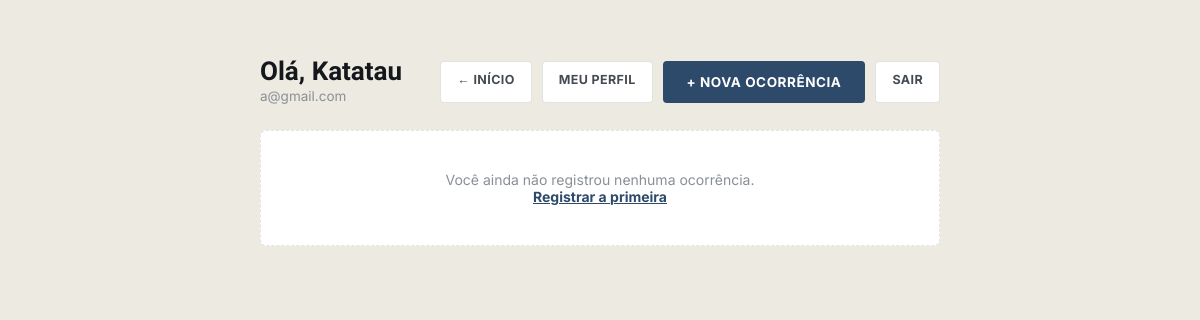
The page /php/painel.php (signed in) on the database as committed earlier.
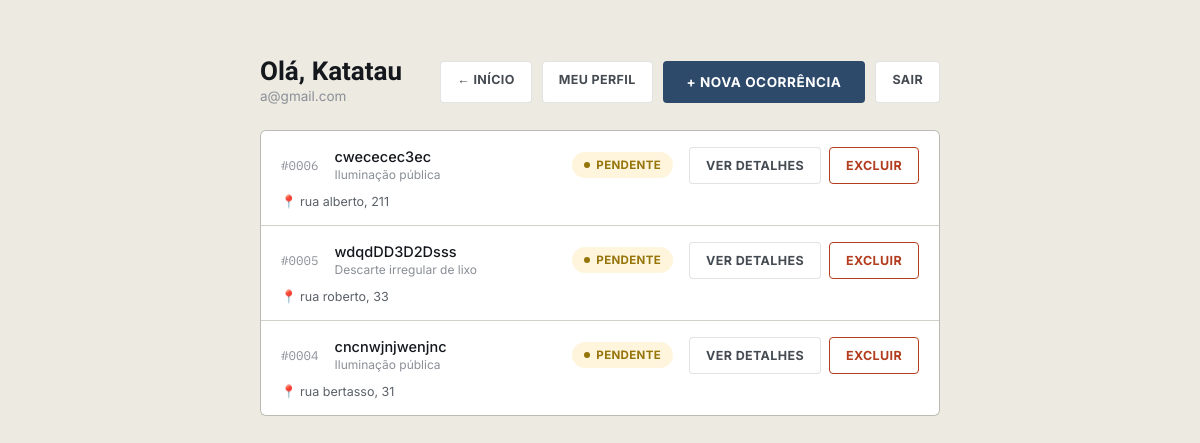
The same page on the database as committed later.
### tables this page shows
CREATE TABLE `ocorrencias` (
  `id` int(11) NOT NULL,
  `usuario_id` int(11) NOT NULL,
  `categoria` varchar(80) NOT NULL,
  `bairro` varchar(120) NOT NULL,
  `endereco` varchar(200) NOT NULL,
  `descricao` text NOT NULL,
  `foto_path` varchar(255) DEFAULT NULL,
  `status` enum('pendente','em_analise','resolvido') NOT NULL DEFAULT 'pendente',
  `recado_adm` text DEFAULT NULL,
  `recado_atualizado_em` datetime DEFAULT NULL,
  `criado_em` datetime NOT NULL DEFAULT current_timestamp()
);

### php/painel.php (the view, shortened to what this page needs)
<?php
require __DIR__ . '/config.php';
$stmt = $pdo->prepare('SELECT id, categoria, bairro, endereco, descricao, status, criado_em FROM ocorrencias WHERE usuario_id = ? ORDER BY criado_em DESC');
$stmt->execute([$_SESSION['usuario_id']]);
$ocorrencias = $stmt->fetchAll();
$statusInfo = [
    'pendente'    => ['label' => 'Pendente',    'classe' => 'pendente'],
    'em_analise'  => ['label' => 'Em análise',  'classe' => 'analise'],
    'resolvido'   => ['label' => 'Resolvido',   'classe' => 'resolvido'],
];
?>
<!DOCTYPE html>
<html lang="pt-BR">
<head>
<link rel="stylesheet" href="../style.css">
</head>
<body style="background:var(--concrete);">
<div class="painel-wrap">
  <div class="painel-top">
    <div>
      <h1>Olá, <?= htmlspecialchars($_SESSION['usuario_nome']) ?></h1>
      <div class="sub"><?= htmlspecialchars($_SESSION['usuario_email']) ?></div>
    </div>
    <div class="painel-actions">
      <a class="btn-line" href="../index.php">&larr; Início</a>
      <a class="btn-line" href="perfil.php">Meu perfil</a>
      <a class="btn-solid" style="text-decoration:none;" href="Registrar.php">+ Nova ocorrência</a>
      <a class="btn-line" href="logout.php">Sair</a>
    </div>
  </div>
  <?php if (empty($ocorrencias)): ?>
    <div class="empty-state">
      Você ainda não registrou nenhuma ocorrência.
      <br><a href="Registrar.php" style="color:var(--municipal); font-weight:700;">Registrar a primeira</a>
    </div>
  <?php else: ?>
    <div class="card-list">
      <?php foreach ($ocorrencias as $o): ?>
        <?php $info = $statusInfo[$o['status']]; ?>
        <div class="occ-card">
          <span class="proto-id mono">#<?= str_pad($o['id'], 4, '0', STR_PAD_LEFT) ?></span>
          <span class="desc">
            <span class="desc-text"><?= htmlspecialchars($o['descricao']) ?></span>
            <span class="cat"><?= htmlspecialchars($o['categoria']) ?></span>
          </span>
          <span class="pill <?= $info['classe'] ?>"><?= $info['label'] ?></span>
          <span class="bairro"><?= htmlspecialchars($o['endereco']) ?></span>
          <span class="card-acoes">
            <a class="btn-line" href="ocorrencia.php?id=<?= $o['id'] ?>">Ver detalhes</a>
            <?php if ($o['status'] === 'pendente'): ?>
              <form method="POST" action="excluir.php" onsubmit="return confirm('Tem certeza que deseja excluir esta ocorrência? Essa ação não pode ser desfeita.');">
                <button class="btn-excluir" type="submit">Excluir</button>
              </form>
            <?php endif; ?>
          </span>
        </div>
      <?php endforeach; ?>
    </div>
  <?php endif; ?>
</div>
</body>
</html>

Rows that differ between the two databases and show on the page:
added ocorrencias: id "0006", descricao "cwececec3ec", categoria "Iluminação pública", status "PENDENTE", endereco "rua alberto, 211"
added ocorrencias: id "0005", descricao "wdqdDD3D2Dsss", categoria "Descarte irregular de lixo", status "PENDENTE", endereco "rua roberto, 33"
added ocorrencias: id "0004", descricao "cncnwjnjwenjnc", categoria "Iluminação pública", status "PENDENTE", endereco "rua bertasso, 31"
Other text that changed with them:
text no longer shown: "Você ainda não registrou nenhuma ocorrência. Registrar a primeira"
